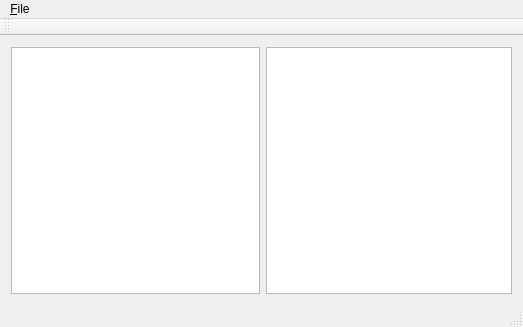
<?xml version="1.0" encoding="UTF-8"?>
<ui version="4.0">
 <class>MainWindow</class>
 <widget class="QMainWindow" name="MainWindow">
  <property name="geometry">
   <rect>
    <x>0</x>
    <y>0</y>
    <width>523</width>
    <height>327</height>
   </rect>
  </property>
  <property name="windowTitle">
   <string>KKM Tables</string>
  </property>
  <widget class="QWidget" name="centralWidget">
   <layout class="QHBoxLayout" name="horizontalLayout">
    <item>
     <widget class="QListWidget" name="listWidget">
      <property name="minimumSize">
       <size>
        <width>249</width>
        <height>0</height>
       </size>
      </property>
      <property name="maximumSize">
       <size>
        <width>249</width>
        <height>16777215</height>
       </size>
      </property>
     </widget>
    </item>
    <item>
     <widget class="QTableWidget" name="tableWidget"/>
    </item>
   </layout>
  </widget>
  <widget class="QMenuBar" name="menuBar">
   <property name="geometry">
    <rect>
     <x>0</x>
     <y>0</y>
     <width>523</width>
     <height>21</height>
    </rect>
   </property>
   <widget class="QMenu" name="menu_File">
    <property name="title">
     <string>&amp;File</string>
    </property>
    <addaction name="actionOptions"/>
    <addaction name="separator"/>
    <addaction name="actionExit"/>
   </widget>
   <addaction name="menu_File"/>
  </widget>
  <widget class="QToolBar" name="mainToolBar">
   <attribute name="toolBarArea">
    <enum>TopToolBarArea</enum>
   </attribute>
   <attribute name="toolBarBreak">
    <bool>false</bool>
   </attribute>
  </widget>
  <widget class="QStatusBar" name="statusBar"/>
  <action name="actionExit">
   <property name="text">
    <string>&amp;Exit</string>
   </property>
   <property name="shortcut">
    <string>Esc</string>
   </property>
  </action>
  <action name="actionOptions">
   <property name="text">
    <string>&amp;Options</string>
   </property>
   <property name="shortcut">
    <string>Ctrl+O</string>
   </property>
  </action>
 </widget>
 <layoutdefault spacing="6" margin="11"/>
 <resources/>
 <connections>
  <connection>
   <sender>actionExit</sender>
   <signal>triggered()</signal>
   <receiver>MainWindow</receiver>
   <slot>close()</slot>
   <hints>
    <hint type="sourcelabel">
     <x>-1</x>
     <y>-1</y>
    </hint>
    <hint type="destinationlabel">
     <x>199</x>
     <y>149</y>
    </hint>
   </hints>
  </connection>
 </connections>
 <slots>
  <slot>on_menuOptions_show()</slot>
 </slots>
</ui>
